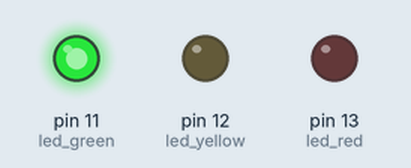
Bench run of a sketch on a simulated Arduino Uno, built with avr-gcc and run on an emulated ATmega328P. Parts: output pins drawn as LEDs (lit = HIGH).

Above: at 1.5 s.
At 3.5 s:
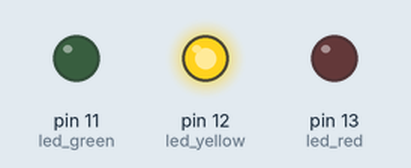
At 6.5 s:
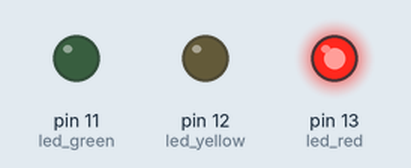
Timing chart, 0 to 11.7 s (numbered marks = the images above):
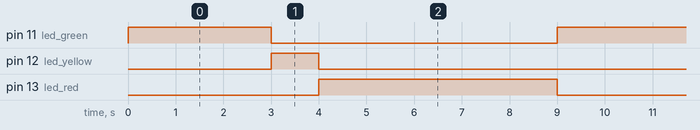

The sketch:

basic_trafficlight.ino
```cpp
// (licence header left out)
//Definindo as variáveis.
#define led_green 11
#define led_yellow 12
#define led_red 13

void setup() {
  //Configurando os pinos dos LEDS como OUTPUT(Saída).
  pinMode(led_green, OUTPUT);
  pinMode(led_yellow, OUTPUT);
  pinMode(led_red, OUTPUT);
}

void loop() {
  //Sinal aberto: apenas LED verde.
  digitalWrite(led_green, HIGH);
  digitalWrite(led_yellow, LOW);
  digitalWrite(led_red, LOW);
  delay(3000);

  //Sinal fechado: apenas LED amarelo.
  digitalWrite(led_green, LOW);
  digitalWrite(led_yellow, HIGH);
  digitalWrite(led_red, LOW);
  delay(1000);

  //Sinal fechado - continuidade: apenas LED vermelho.
  digitalWrite(led_green, LOW);
  digitalWrite(led_yellow, LOW);
  digitalWrite(led_red, HIGH);
  delay(5000);
}
```

Measured:
- by itself, pin 11 (led_green): alternates HIGH for 3.0 s and LOW for 6.0 s
- by itself, pin 12 (led_yellow): alternates HIGH for 1.0 s and LOW for 8.0 s
- by itself, pin 13 (led_red): alternates HIGH for 5.0 s and LOW for 4.0 s
